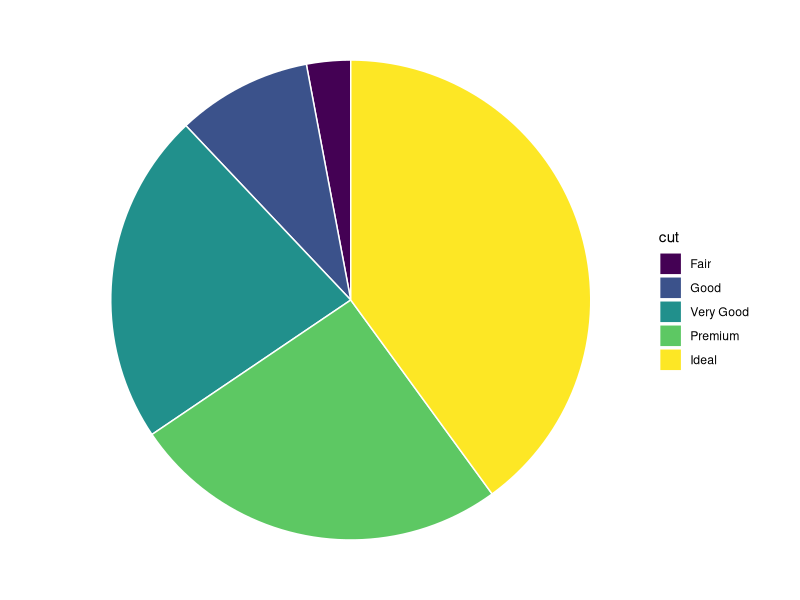
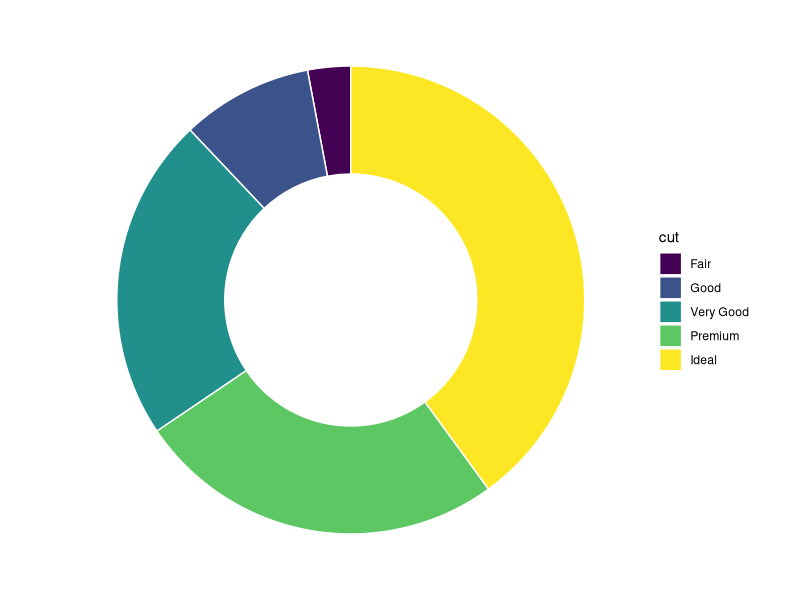
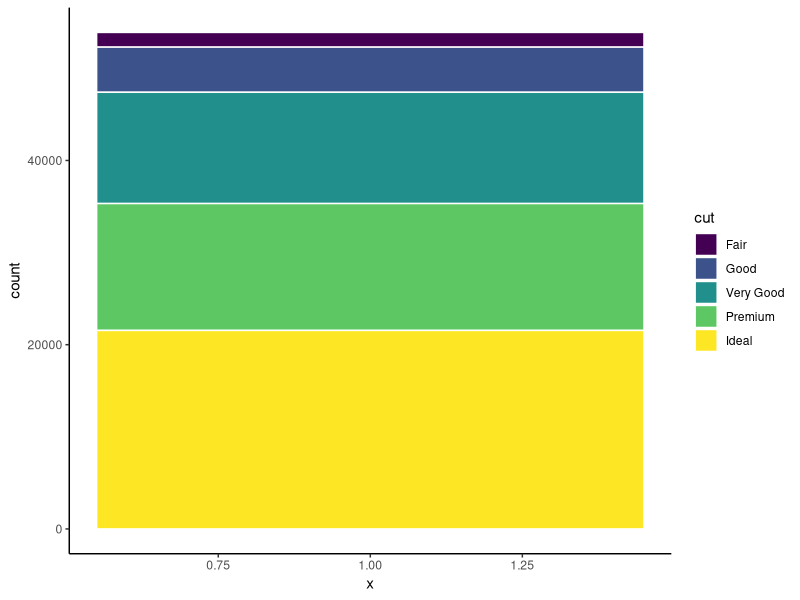
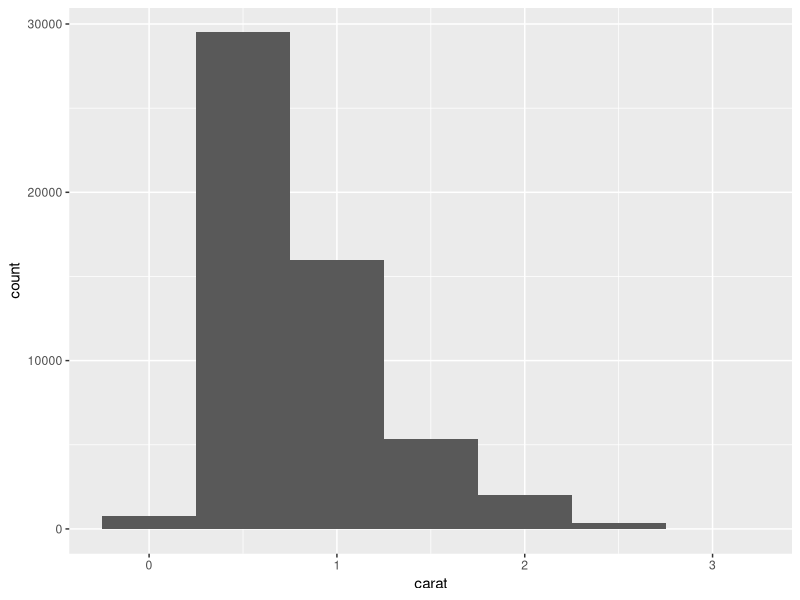
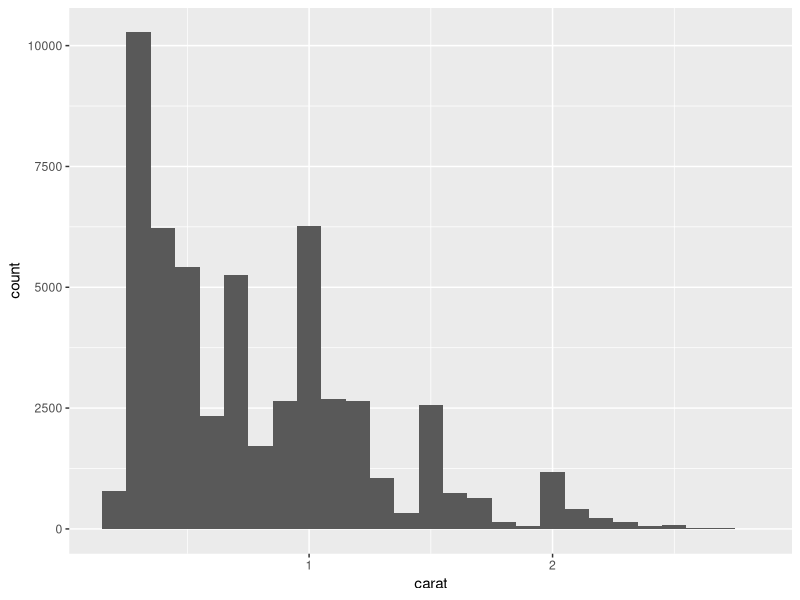
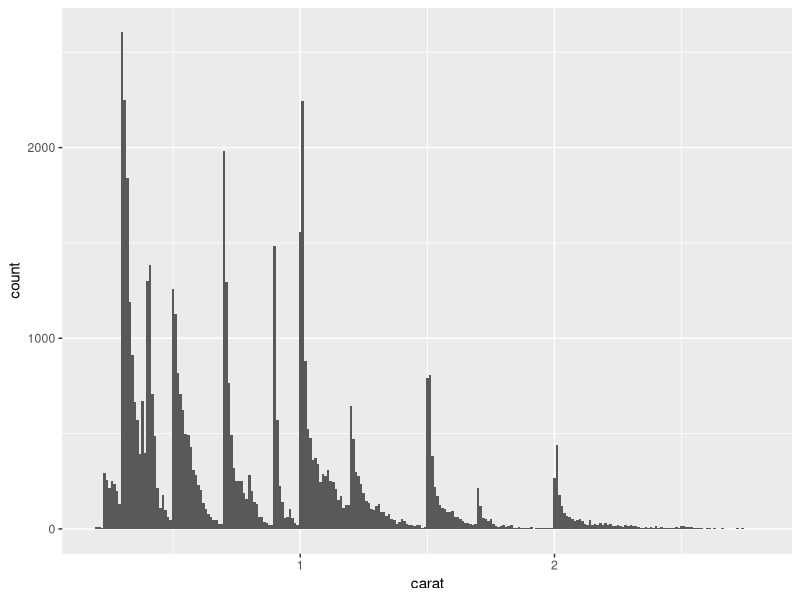
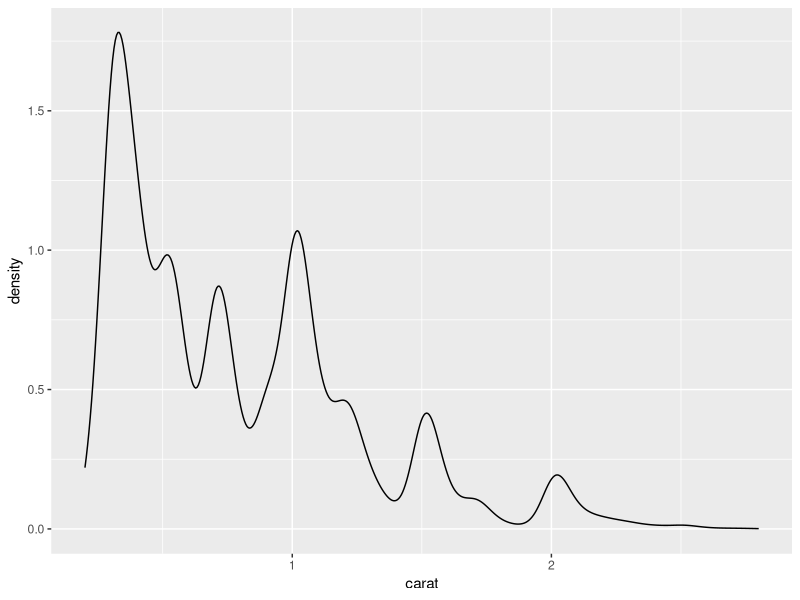
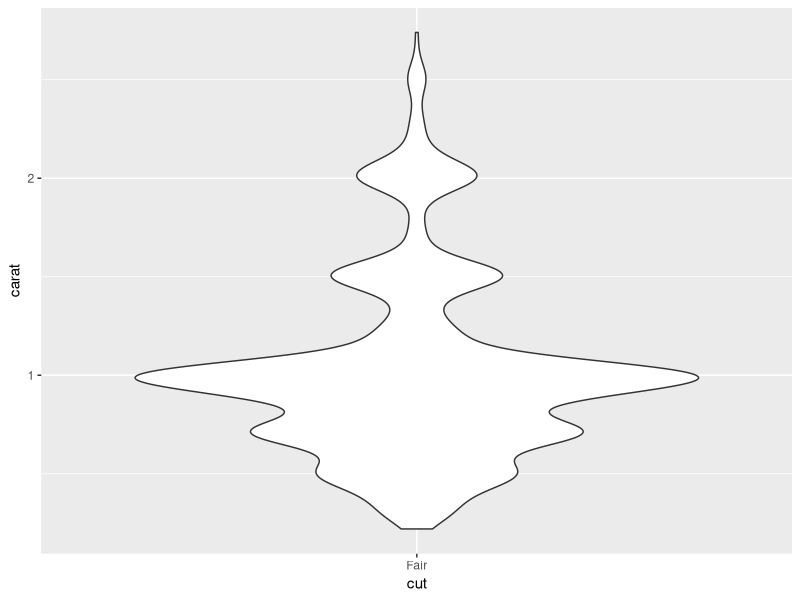

Reproduce these figures in R, in order.
## ---- chunk 1
library(tidyverse)
library(ggridges) # 山脊图
library(patchwork) # 图形拼接
## ---- chunk 2
#| echo: true
diamonds <- diamonds |> filter(carat < 3)
knitr::kable(head(diamonds))
## ---- chunk 3
ggplot(diamonds, aes(x = 1, fill = cut)) + 
  geom_bar(color = "white") + 
  coord_polar(theta = "y") + 
  theme_void()
## ---- chunk 4
ggplot(diamonds, aes(x = 2, fill = cut)) + 
  geom_bar(color = "white") +
  xlim(0.5, 2.5) +  # 这里设置中心空白洞的大小
  coord_polar(theta = "y") + 
  theme_void()
## ---- chunk 5
ggplot(diamonds, aes(x = 1, fill = cut)) + 
  geom_bar(color = "white") + 
  theme_classic()
## ---- chunk 6
ggplot(diamonds, aes(x = carat)) +
  geom_histogram(binwidth = 0.5) 
## ---- chunk 7
ggplot(diamonds, aes(x = carat)) +
  geom_histogram(binwidth = 0.1) 
## ---- chunk 8
ggplot(diamonds, aes(x = carat)) +
  geom_histogram(binwidth = 0.01) 
## ---- chunk 9
ggplot(diamonds, aes(x = carat)) +
  geom_density()
## ---- chunk 10
ggplot(diamonds |> filter(cut == "Fair"), aes(x = cut, y = carat)) +
  geom_violin() 
## ---- chunk 11
## Left
p_left <- ggplot(diamonds, aes(x = carat)) +
  geom_histogram(binwidth = 0.1)

## Middle
p_middle <- ggplot(diamonds, aes(x = carat)) +
  geom_density()

## Right
p_right <- ggplot(diamonds, aes(x = carat)) +
  geom_boxplot()

p_left + p_middle + p_right
## ---- chunk 12
ggplot(diamonds |> filter(cut == "Fair"), aes(x = cut, y = carat)) +
  geom_violin() +
  geom_boxplot(width = 0.1, fill = "white")
## ---- chunk 13
ggplot(diamonds, aes(x = price, color = cut)) + 
  geom_freqpoly(binwidth = 500, linewidth = 0.75)
## ---- chunk 14
ggplot(diamonds, aes(x = price, y = after_stat(density), color = cut)) + 
  geom_freqpoly(binwidth = 500, linewidth = 0.75)
## ---- chunk 15
ggplot(diamonds, aes(x = price, fill = cut)) + 
  geom_density() + 
  facet_wrap(~ cut, nrow = 1) + 
  theme(legend.position = "none")
## ---- chunk 16
ggplot(diamonds, aes(x = price, y = cut, fill = cut)) + 
  geom_density_ridges(alpha = 0.5) + 
  theme(legend.position = "none")
## ---- chunk 17
ggplot(diamonds, aes(x = cut, y = price)) +
  geom_boxplot()
## ---- chunk 18
ggplot(diamonds, aes(x = cut, y = price, fill = cut)) +
  geom_boxplot(outlier.shape = NA) +
  theme(legend.position = "none") + 
  coord_cartesian(ylim = c(0, 15000))
## ---- chunk 19
diamonds |>
  group_by(cut) |>
  summarise(price = mean(price)) |>
  ggplot(aes(x = cut, y = price, color = cut)) +
  geom_point() +
  geom_line(group = 1) +
  theme(legend.position = "none")
## ---- chunk 20
ggplot(diamonds, aes(x = cut, y = color)) +
  geom_count()
## ---- chunk 21
diamonds |> 
  count(color, cut) |>  
  ggplot(aes(x = color, y = cut)) +
  geom_tile(aes(fill = n))
## ---- chunk 22
ggplot(diamonds, aes(x = color, fill = cut)) +
  geom_bar()

ggplot(diamonds, aes(x = color, fill = cut)) +
  geom_bar(position = "fill")
## ---- chunk 23
ggplot(diamonds, aes(x = 1, fill = color)) +
  geom_bar(color = "white") + 
  xlim(-0.5, 1.5) + 
  coord_polar(theta = "y") + 
  theme_void() + 
  facet_wrap(~ cut, scales="free_y", nrow = 2)
## ---- chunk 24
ggplot(diamonds, aes(x = carat, y = price)) +
  geom_point()
## ---- chunk 25
ggplot(diamonds, aes(x = carat, y = price)) +
  geom_point(alpha = 0.02)
## ---- chunk 26
ggplot(diamonds, aes(x = carat, y = price)) +
  geom_bin2d()

ggplot(diamonds, aes(x = carat, y = price)) +
  geom_hex()
## ---- chunk 27
ggplot(diamonds, aes(x = carat, y = price)) + 
  geom_boxplot(aes(group = cut_width(carat, 0.1)))
## ---- chunk 28
ggplot(mpg, aes(x = displ, y = hwy)) +
  geom_point() +
  geom_point(
    data = mpg |> filter(class == "2seater"),
    color = "red"
  ) +
  geom_point(
    data = mpg |> filter(class == "2seater"),
    shape = "circle open", size = 3, color = "red"
  )
## ---- chunk 29
ggplot(mpg, aes(x = displ, y = hwy)) +
  geom_point() +
  geom_smooth()
